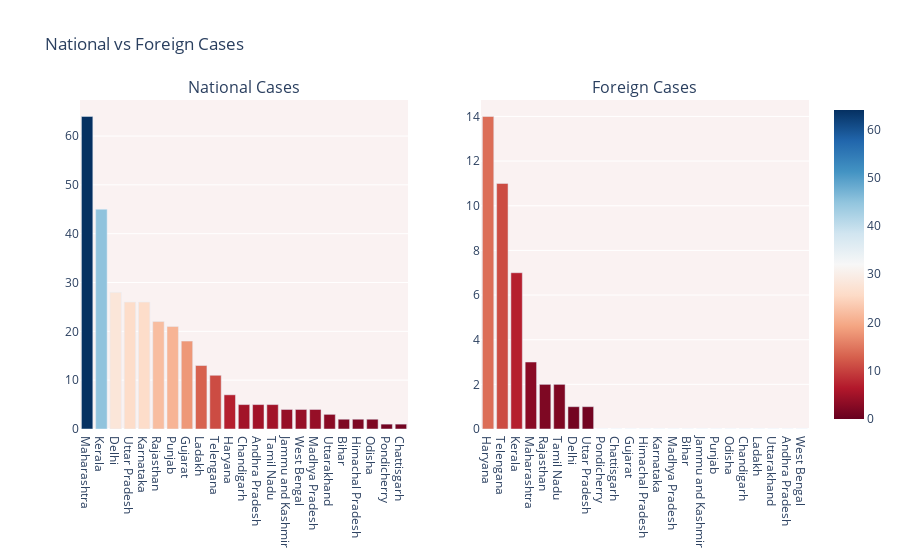

Source (notebook cell):
### Code cell
import plotly.graph_objects as go
from plotly.subplots import make_subplots

fig = make_subplots(
    rows=1, cols=2,
    subplot_titles=("National Cases","Foreign Cases"))

temp = df.sort_values('Total Confirmed cases (Indian National)', ascending=False).sort_values('Total Confirmed cases (Indian National)', ascending=False)

fig.add_trace(go.Bar( y=temp['Total Confirmed cases (Indian National)'], x=temp["Name of State / UT"],  
                     marker=dict(color=temp['Total Confirmed cases (Indian National)'], coloraxis="coloraxis")),
              1, 1)
                     
temp1 = df.sort_values('Total Confirmed cases ( Foreign National )', ascending=False).sort_values('Total Confirmed cases ( Foreign National )', ascending=False)

fig.add_trace(go.Bar( y=temp1['Total Confirmed cases ( Foreign National )'], x=temp1["Name of State / UT"],  
                     marker=dict(color=temp1['Total Confirmed cases ( Foreign National )'], coloraxis="coloraxis")),
              1, 2)                     
                     

fig.update_layout(coloraxis=dict(colorscale='rdbu'), showlegend=False,title_text="National vs Foreign Cases",plot_bgcolor='rgb(250, 242, 242)')
fig.show()

### Figure 1 — Plotly figure (JSON) as saved in the notebook; plotly's stock layout.template omitted (floating-point values rounded to 4 significant figures)
{"data": [{"yaxis": "y", "y": [64, 45, 28, 26, 26, 22, 21, 18, 13, 11, 7, 5, 5, 5, 4, 4, 4, 3, 2, 2, 2, 1, 1], "xaxis": "x", "marker": {"color": [64, 45, 28, 26, 26, 22, 21, 18, 13, 11, 7, 5, 5, 5, 4, 4, 4, 3, 2, 2, 2, 1, 1], "coloraxis": "coloraxis"}, "x": ["Maharashtra", "Kerala", "Delhi", "Uttar Pradesh", "Karnataka", "Rajasthan", "Punjab", "Gujarat", "Ladakh", "Telengana", "Haryana", "Chandigarh", "Andhra Pradesh", "Tamil Nadu", "Jammu and Kashmir", "West Bengal", "Madhya Pradesh", "Uttarakhand", "Bihar", "Himachal Pradesh", "Odisha", "Pondicherry", "Chattisgarh"], "type": "bar"}, {"yaxis": "y2", "y": [14, 11, 7, 3, 2, 2, 1, 1, 0, 0, 0, 0, 0, 0, 0, 0, 0, 0, 0, 0, 0, 0, 0], "xaxis": "x2", "marker": {"color": [14, 11, 7, 3, 2, 2, 1, 1, 0, 0, 0, 0, 0, 0, 0, 0, 0, 0, 0, 0, 0, 0, 0], "coloraxis": "coloraxis"}, "x": ["Haryana", "Telengana", "Kerala", "Maharashtra", "Rajasthan", "Tamil Nadu", "Delhi", "Uttar Pradesh", "Pondicherry", "Chattisgarh", "Gujarat", "Himachal Pradesh", "Karnataka", "Madhya Pradesh", "Bihar", "Jammu and Kashmir", "Punjab", "Odisha", "Chandigarh", "Ladakh", "Uttarakhand", "Andhra Pradesh", "West Bengal"], "type": "bar"}], "layout": {"showlegend": false, "xaxis": {"domain": [0, 0.45], "anchor": "y"}, "title": {"text": "National vs Foreign Cases"}, "plot_bgcolor": "rgb(250, 242, 242)", "yaxis": {"domain": [0, 1], "anchor": "x"}, "xaxis2": {"domain": [0.55, 1], "anchor": "y2"}, "yaxis2": {"domain": [0, 1], "anchor": "x2"}, "annotations": [{"yanchor": "bottom", "xref": "paper", "xanchor": "center", "yref": "paper", "text": "National Cases", "y": 1, "x": 0.225, "font": {"size": 16}, "showarrow": false}, {"yanchor": "bottom", "xref": "paper", "xanchor": "center", "yref": "paper", "text": "Foreign Cases", "y": 1, "x": 0.775, "font": {"size": 16}, "showarrow": false}], "coloraxis": {"colorscale": [[0, "rgb(103,0,31)"], [0.1, "rgb(178,24,43)"], [0.2, "rgb(214,96,77)"], [0.3, "rgb(244,165,130)"], [0.4, "rgb(253,219,199)"], [0.5, "rgb(247,247,247)"], [0.6, "rgb(209,229,240)"], [0.7, "rgb(146,197,222)"], [0.8, "rgb(67,147,195)"], [0.9, "rgb(33,102,172)"], [1, "rgb(5,48,97)"]]}}}
